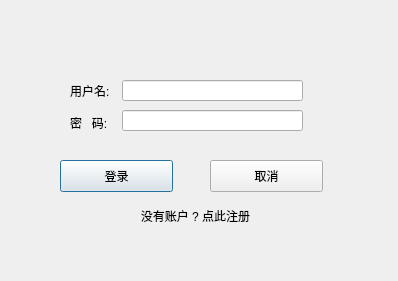
<?xml version="1.0" encoding="UTF-8"?>
<ui version="4.0">
 <class>LoginDialog</class>
 <widget class="QDialog" name="LoginDialog">
  <property name="geometry">
   <rect>
    <x>0</x>
    <y>0</y>
    <width>398</width>
    <height>281</height>
   </rect>
  </property>
  <property name="windowTitle">
   <string>Dialog</string>
  </property>
  <widget class="QLabel" name="label">
   <property name="geometry">
    <rect>
     <x>70</x>
     <y>83</y>
     <width>60</width>
     <height>16</height>
    </rect>
   </property>
   <property name="text">
    <string>用户名:</string>
   </property>
  </widget>
  <widget class="QLabel" name="label_2">
   <property name="geometry">
    <rect>
     <x>70</x>
     <y>115</y>
     <width>60</width>
     <height>16</height>
    </rect>
   </property>
   <property name="text">
    <string>密   码:</string>
   </property>
  </widget>
  <widget class="QLineEdit" name="le_name">
   <property name="geometry">
    <rect>
     <x>122</x>
     <y>80</y>
     <width>181</width>
     <height>21</height>
    </rect>
   </property>
  </widget>
  <widget class="QLineEdit" name="le_password">
   <property name="geometry">
    <rect>
     <x>122</x>
     <y>110</y>
     <width>181</width>
     <height>21</height>
    </rect>
   </property>
   <property name="echoMode">
    <enum>QLineEdit::Password</enum>
   </property>
  </widget>
  <widget class="QPushButton" name="btn_login">
   <property name="geometry">
    <rect>
     <x>60</x>
     <y>160</y>
     <width>113</width>
     <height>32</height>
    </rect>
   </property>
   <property name="text">
    <string>登录</string>
   </property>
  </widget>
  <widget class="QPushButton" name="btn_cancel">
   <property name="geometry">
    <rect>
     <x>210</x>
     <y>160</y>
     <width>113</width>
     <height>32</height>
    </rect>
   </property>
   <property name="text">
    <string>取消</string>
   </property>
   <property name="default">
    <bool>false</bool>
   </property>
   <property name="flat">
    <bool>false</bool>
   </property>
  </widget>
  <widget class="QPushButton" name="pushButton">
   <property name="geometry">
    <rect>
     <x>110</x>
     <y>200</y>
     <width>171</width>
     <height>32</height>
    </rect>
   </property>
   <property name="text">
    <string>没有账户 ? 点此注册</string>
   </property>
   <property name="iconSize">
    <size>
     <width>0</width>
     <height>0</height>
    </size>
   </property>
   <property name="autoDefault">
    <bool>true</bool>
   </property>
   <property name="flat">
    <bool>true</bool>
   </property>
  </widget>
 </widget>
 <resources/>
 <connections/>
</ui>
